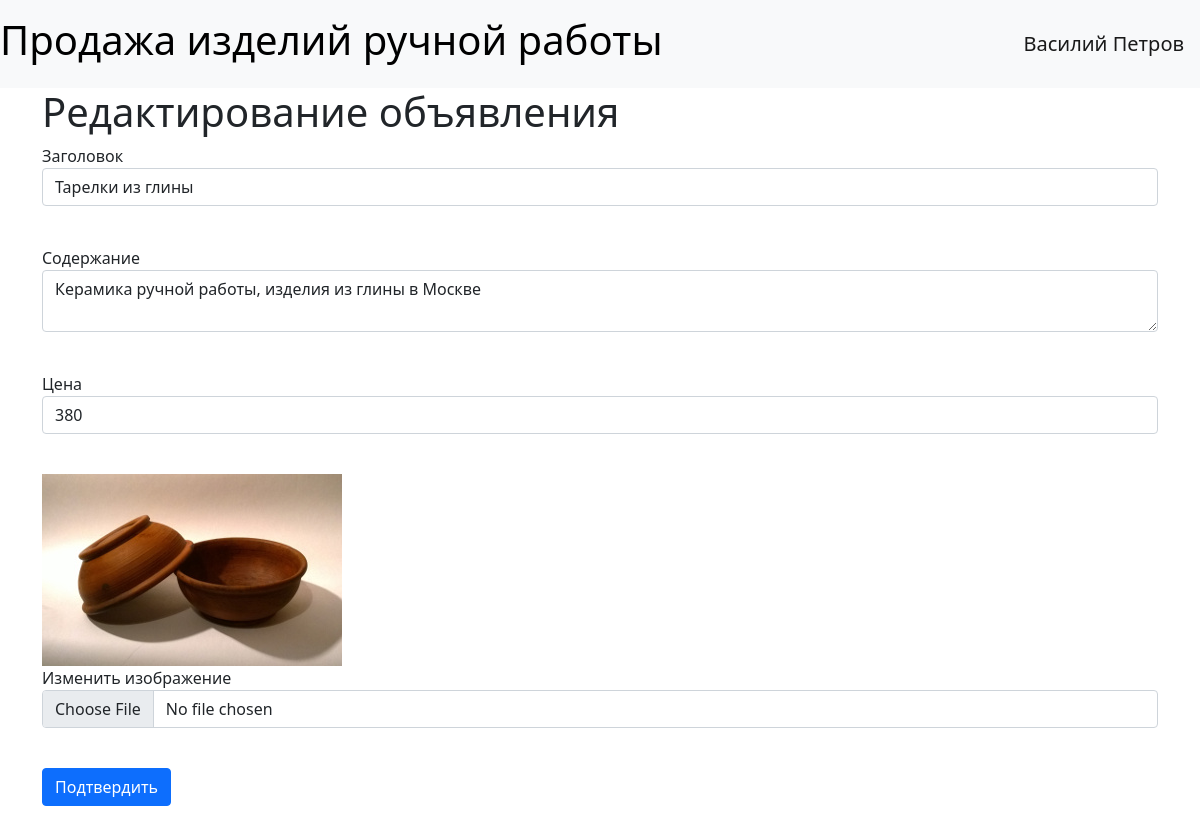
The page /ad/3 (signed in) on the database its author committed.
### data/users.py (models this page shows, shortened)
class User(SqlAlchemyBase, UserMixin):
    __tablename__ = 'users'
    id = sqlalchemy.Column(sqlalchemy.Integer,
                           primary_key=True, autoincrement=True)
    name = sqlalchemy.Column(sqlalchemy.String, nullable=True)
    surname = sqlalchemy.Column(sqlalchemy.String, nullable=True)
    patronymic = sqlalchemy.Column(sqlalchemy.String, nullable=True)
    city = sqlalchemy.Column(sqlalchemy.String, nullable=True)
    age = sqlalchemy.Column(sqlalchemy.Integer, nullable=True)
    email = sqlalchemy.Column(sqlalchemy.String,
                              index=True, unique=True, nullable=True)
    about = sqlalchemy.Column(sqlalchemy.String, nullable=True)
    hashed_password = sqlalchemy.Column(sqlalchemy.String, nullable=True)
    created_date = sqlalchemy.Column(sqlalchemy.DateTime,
                                     default=datetime.datetime.now)
    ads = orm.relation("Ad", back_populates='user')

### data/ads.py (models this page shows)
class Ad(SqlAlchemyBase):
    __tablename__ = 'ads'
    id = sqlalchemy.Column(sqlalchemy.Integer,
                           primary_key=True, autoincrement=True)
    user_id = sqlalchemy.Column(sqlalchemy.Integer,
                                sqlalchemy.ForeignKey("users.id"))
    title = sqlalchemy.Column(sqlalchemy.String, nullable=True)
    content = sqlalchemy.Column(sqlalchemy.String, nullable=True)
    price = sqlalchemy.Column(sqlalchemy.Integer, nullable=True)
    filename = sqlalchemy.Column(sqlalchemy.String, nullable=True)
    created_date = sqlalchemy.Column(sqlalchemy.DateTime,
                                     default=datetime.datetime.now)
    is_sold = sqlalchemy.Column(sqlalchemy.Boolean, default=False)
    user = orm.relation('User')

### main.py (the view, shortened to what this page needs)
@app.route('/ad/<int:id>', methods=['GET', 'POST'])
@login_required
def edit_ad(id):
    form = AdEditForm()
    if request.method == "GET":
        db_sess = db_session.create_session()
        ad = db_sess.query(Ad).filter(Ad.id == id,
                                      Ad.user == current_user).first()
        if ad:
            form.title.data = ad.title
            form.content.data = ad.content
            form.price.data = ad.price
            form.current_img.data = f"../static/img/{ad.filename}"
        else:
            abort(404)
    return render_template('ad.html',
                           title='Редактирование объявления',
                           form=form)

### forms/ad.py
class AdEditForm(AdForm):
    image = FileField("Изменить изображение")

### data/db_session.py (called while the page is built)
def create_session() -> Session:
    global __factory
    return __factory()

### main.py (called while the page is built)
@login_manager.user_loader
def load_user(user_id):
    db_sess = db_session.create_session()
    return db_sess.query(User).get(user_id)

### templates/ad.html (shortened to what this page needs)
{% extends "base.html" %}
{% block content %}
<h1>{{ title }}</h1>
<form action="" method="post" enctype="multipart/form-data">
    <p>
        {{ form.title.label }}<br>
        {{ form.title(class="form-control") }}<br>
    <p>
        {{ form.content.label }}<br>
        {{ form.content(class="form-control") }}<br>
    <p>
        {{ form.price.label }}<br>
        {{ form.price(class="form-control") }}<br>
    <p>
        {% if form.current_img.data %}
            <img src={{ form.current_img.data }}
                 alt="Прошлое изображение товара"><br>
        {% endif %}
        {{ form.image.label }}<br>
        {{ form.image(class="form-control") }}<br>
    <p>{{ form.submit(type="submit", class="btn btn-primary") }}</p>
</form>
{% endblock %}

### templates/base.html (shortened to what this page needs)
<!doctype html>
<html lang="en">
<head>
    <link href="https://cdn.jsdelivr.net/npm/bootstrap@5.1.3/dist/css/bootstrap.min.css"
          rel="stylesheet"
>
    <link rel="stylesheet" type="text/css" href={{css}}/>
</head>
<body>
<header>
    <nav class="navbar navbar-light bg-light">
        <span class="navbar-text h1" style="color:black">Продажа изделий ручной работы</span>
        {% if current_user.is_authenticated %}
            <a class="navbar-brand" href="/logout">
                {{ current_user.name }} {{ current_user.surname }}</a>
        {% else %}
            <p>
                <a class="btn btn-primary "
                   href="/register">Зарегистрироваться</a>
                <a class="btn btn-success" href="/login">Войти</a>
            </p>
        {% endif %}
    </nav>
</header>
<main role="main" class="container">
    {% block content %}{% endblock %}
</main>
</body>
</html>

### rows shown on the page
User: name "Василий", surname "Петров"
Ad: title "Тарелки из глины", content "Керамика ручной работы, изделия из глины в Москве", price "380"

### other values the page prints
{{ title }} "Редактирование объявления"
